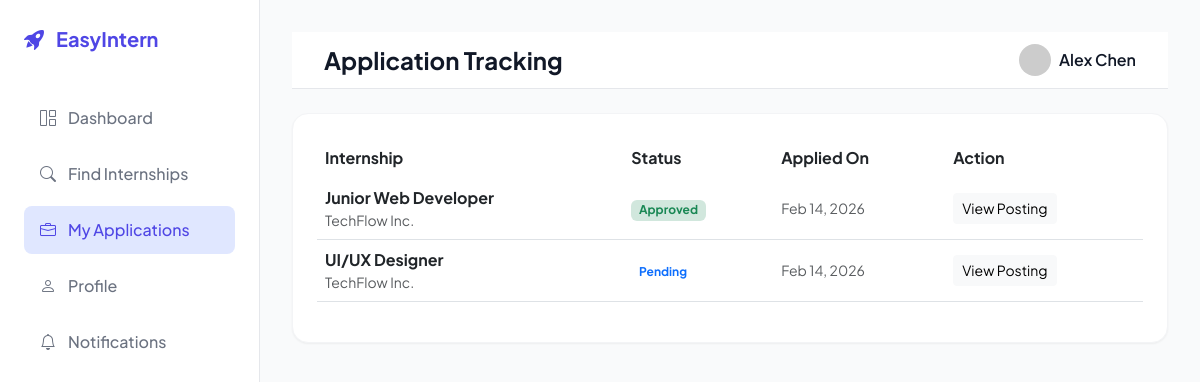
The page /applications.php (signed in) on the database its author committed.
### tables this page shows
CREATE TABLE IF NOT EXISTS applications (
    id INT AUTO_INCREMENT PRIMARY KEY,
    internship_id INT,
    student_id INT,
    status ENUM('Pending', 'Approved', 'Rejected') DEFAULT 'Pending',
    applied_at TIMESTAMP DEFAULT CURRENT_TIMESTAMP,
    FOREIGN KEY (internship_id) REFERENCES internships(id) ON DELETE CASCADE,
    FOREIGN KEY (student_id) REFERENCES users(id) ON DELETE CASCADE
);

CREATE TABLE IF NOT EXISTS internships (
    id INT AUTO_INCREMENT PRIMARY KEY,
    company_id INT,
    title VARCHAR(255) NOT NULL,
    description TEXT NOT NULL,
    requirements TEXT,  
    duration VARCHAR(100),
    deadline DATE,
    company_name VARCHAR(255),
    status ENUM('Active', 'Expired') DEFAULT 'Active',
    created_at TIMESTAMP DEFAULT CURRENT_TIMESTAMP,
    FOREIGN KEY (company_id) REFERENCES users(id) ON DELETE CASCADE
);

### applications.php (the view, shortened to what this page needs)
<?php
require 'includes/db.php';
$user_id = $_SESSION['user_id'];
$stmt = $pdo->prepare("SELECT a.*, i.title, i.company_name, i.duration, i.deadline
                       FROM applications a
                       JOIN internships i ON a.internship_id = i.id
                       WHERE a.student_id = ?
                       ORDER BY applied_at DESC");
$stmt->execute([$user_id]);
$applications = $stmt->fetchAll();
?>
<!DOCTYPE html>
<html lang="en">
<head>
    <link href="https://cdn.jsdelivr.net/npm/bootstrap@5.3.0/dist/css/bootstrap.min.css" rel="stylesheet">
    <link rel="stylesheet" href="assets/css/saas-style.css">
    <link rel="stylesheet" href="https://cdn.jsdelivr.net/npm/bootstrap-icons@1.11.1/font/bootstrap-icons.css">
</head>
<body>
<div class="dashboard-wrapper">
    <aside class="sidebar">
        <div class="sidebar-logo"><i class="bi bi-rocket-takeoff-fill"></i> EasyIntern</div>
        <nav class="d-flex flex-column h-100">
            <a href="student_dashboard.php" class="nav-item"><i class="bi bi-grid-1x2"></i> Dashboard</a>
            <a href="internships.php" class="nav-item"><i class="bi bi-search"></i> Find Internships</a>
            <a href="applications.php" class="nav-item active"><i class="bi bi-briefcase"></i> My Applications</a>
            <a href="profile.php" class="nav-item"><i class="bi bi-person"></i> Profile</a>
            <a href="notifications.php" class="nav-item"><i class="bi bi-bell"></i> Notifications</a>
        </nav>
    </aside>
    <main class="main-content">
        <header class="top-navbar mb-4">
            <h4 class="mb-0 fw-bold me-auto">Application Tracking</h4>
            <div class="d-flex align-items-center gap-2">
                <img src="https://ui-avatars.com/api/?name=<?php echo urlencode($_SESSION['name']); ?>&background=4f46e5&color=fff" class="rounded-circle" width="32">
                <span class="fw-semibold"><?php echo htmlspecialchars($_SESSION['name']); ?></span>
            </div>
        </header>
        <div class="glass-card">
            <?php if(empty($applications)): ?>
                <div class="text-center py-5">
                    <i class="bi bi-briefcase fs-1 text-muted"></i>
                    <p class="text-muted mt-3">You haven't applied to any internships yet.</p>
                    <a href="internships.php" class="btn-indigo text-decoration-none mt-2">Browse Internships</a>
                </div>
            <?php else: ?>
                <div class="table-responsive">
                    <table class="table table-hover align-middle">
                        <thead class="bg-light">
                            <tr>
                                <th class="border-0">Internship</th>
                                <th class="border-0">Status</th>
                                <th class="border-0">Applied On</th>
                                <th class="border-0">Action</th>
                            </tr>
                        </thead>
                        <tbody>
                            <?php foreach($applications as $app): ?>
                                <tr>
                                    <td>
                                        <div class="fw-bold"><?php echo htmlspecialchars($app['title']); ?></div>
                                        <div class="small text-muted"><?php echo htmlspecialchars($app['company_name']); ?></div>
                                    </td>
                                    <td>
                                        <?php if($app['status'] == 'Pending'): ?>
                                            <span class="badge bg-primary-light text-primary">Pending</span>
                                        <?php elseif($app['status'] == 'Approved'): ?>
                                            <span class="badge bg-success-subtle text-success">Approved</span>
                                        <?php else: ?>
                                            <span class="badge bg-danger-subtle text-danger">Rejected</span>
                                        <?php endif; ?>
                                    </td>
                                    <td class="small text-muted"><?php echo date('M d, Y', strtotime($app['applied_at'])); ?></td>
                                    <td>
                                        <a href="internship_details.php?id=<?php echo $app['internship_id']; ?>" class="btn btn-sm btn-light">View Posting</a>
                                    </td>
                                </tr>
                            <?php endforeach; ?>
                        </tbody>
                    </table>
                </div>
            <?php endif; ?>
        </div>
    </main>
</div>
</body>
</html>

### assets/css/saas-style.css (style rules this page uses)
:root { --primary: #4f46e5; --primary-light: #e0e7ff; --secondary: #10b981; --bg-light: #f9fafb; --bg-white: #ffffff; --text-dark: #111827; --text-muted: #6b7280; --sidebar-width: 260px; --transition: all 0.3s cubic-bezier(0.4, 0, 0.2, 1); --shadow-sm: 0 1px 2px 0 rgb(0 0 0 / 0.05); --shadow-md: 0 4px 6px -1px rgb(0 0 0 / 0.1), 0 2px 4px -2px rgb(0 0 0 / 0.1); }
body { font-family: 'Plus Jakarta Sans', sans-serif; background-color: var(--bg-light); color: var(--text-dark); overflow-x: hidden; }
.dashboard-wrapper { display: flex; min-height: 100vh; }
.sidebar { width: var(--sidebar-width); background: var(--bg-white); border-right: 1px solid #e5e7eb; padding: 1.5rem; position: fixed; height: 100vh; z-index: 50; transition: var(--transition); }
.sidebar-logo { font-size: 1.25rem; font-weight: 700; color: var(--primary); display: flex; align-items: center; gap: 0.75rem; margin-bottom: 2.5rem; }
.nav-item { display: flex; align-items: center; gap: 0.75rem; padding: 0.75rem 1rem; border-radius: 0.5rem; color: var(--text-muted); text-decoration: none; font-weight: 500; margin-bottom: 0.5rem; transition: var(--transition); }
.nav-item:hover, .nav-item.active { background: var(--primary-light); color: var(--primary); }
.main-content { margin-left: var(--sidebar-width); flex: 1; padding: 2rem; }
.top-navbar { background: var(--bg-white); padding: 0.75rem 2rem; border-bottom: 1px solid #e5e7eb; display: flex; justify-content: flex-end; align-items: center; gap: 1.5rem; position: sticky; top: 0; z-index: 40; }
.glass-card { background: var(--bg-white); border-radius: 1rem; border: 1px solid #f3f4f6; padding: 1.5rem; box-shadow: var(--shadow-sm); transition: var(--transition); }

### rows shown on the page
applications: internship.title "Junior Web Developer", internship.company_name "TechFlow Inc.", status "Approved", applied_at "Feb 14, 2026"
applications: internship.title "UI/UX Designer", internship.company_name "TechFlow Inc.", status "Pending", applied_at "Feb 14, 2026"

### other values the page prints
$_SESSION['name'] "Alex Chen"
